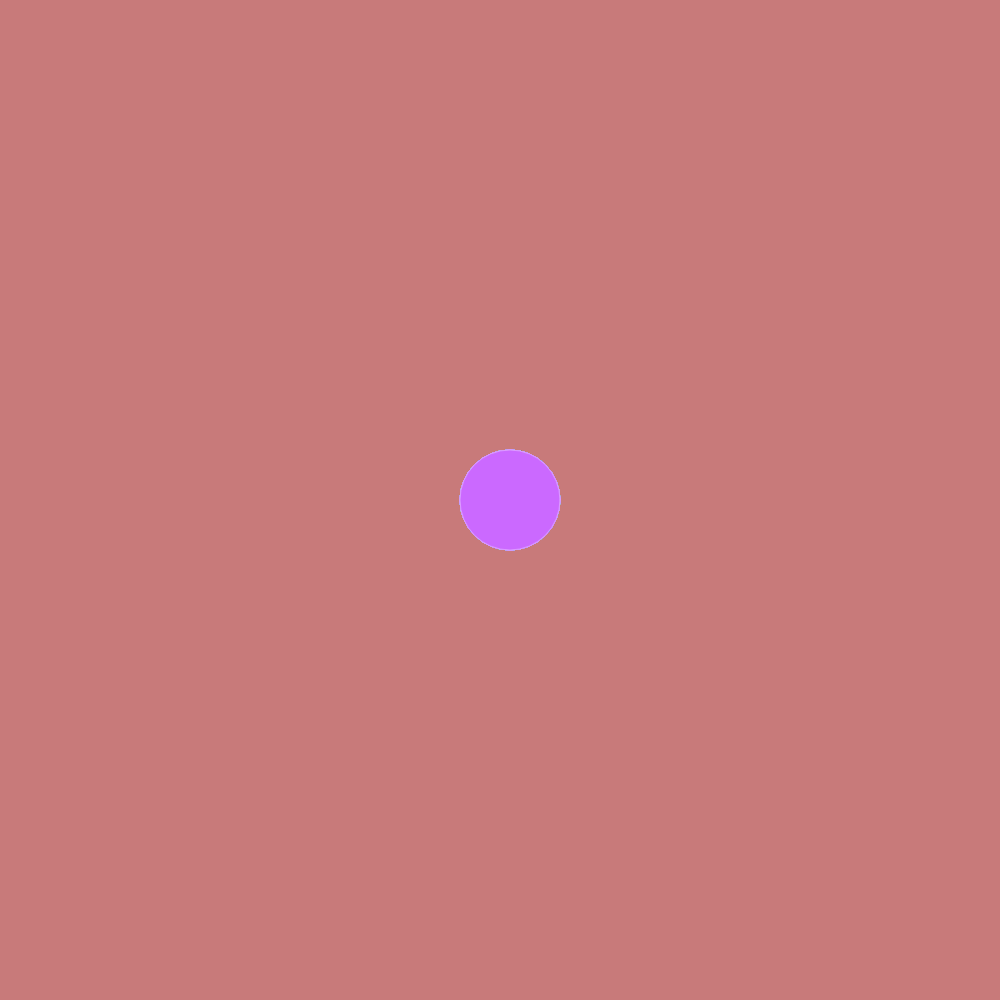
Frame 1 (no input)
Frame 60 (no input): identical to frame 1, image omitted
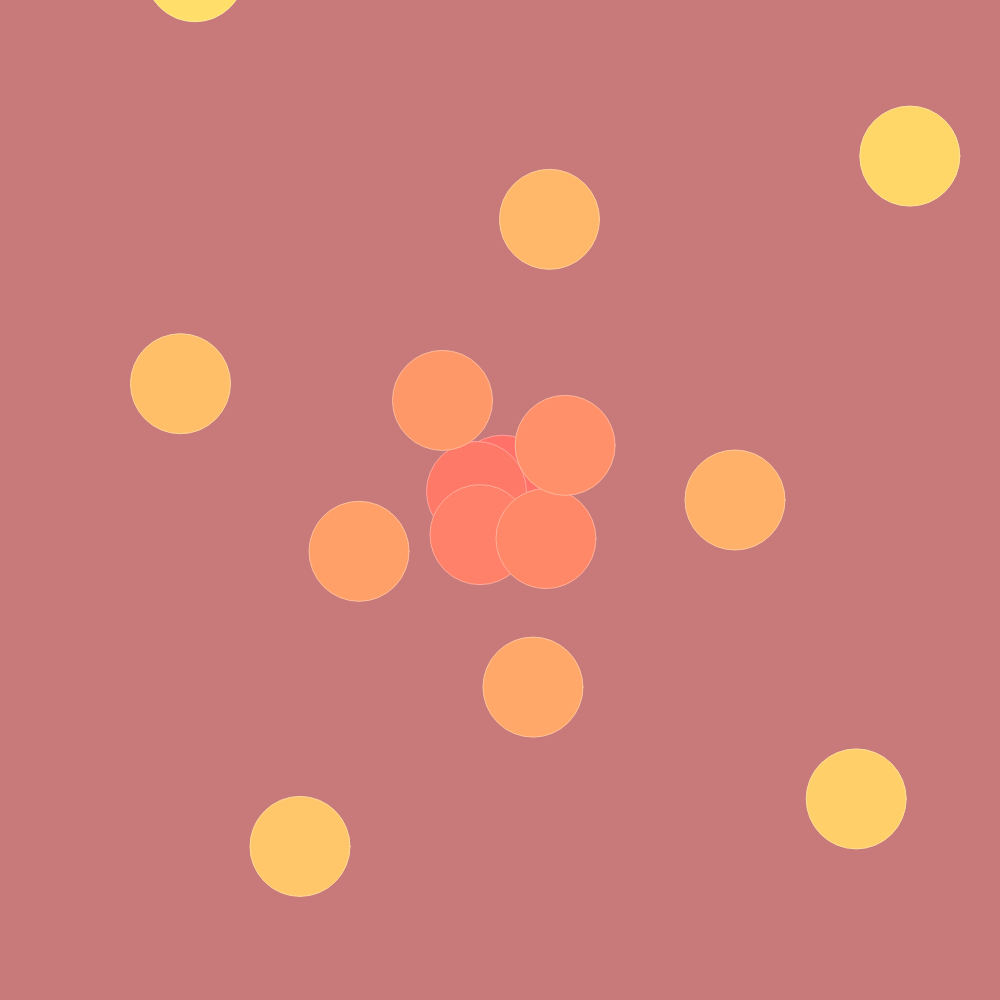
Frame 120 (the mouse pressed at the canvas centre since frame 60)

The p5.js sketch that drew these frames (run headless with seeded random() and noise() and a simulated clock; from frame 60 on, the mouse is pressed at the canvas centre):

// p5.js sketch
// ── sketch.js
var angle=0;
var circleX=0;
var circleY=0;
var length=10;
var circleSize=100;

function setup(){
	createCanvas(1000,1000)
	colorMode(HSB,255)
}

function draw(){
	background(255,100,200);
	var numberOfCircles=90;
	var twoPI= Math.PI * 2;
	length=10;
	for( var index=0;
	index < numberOfCircles;
	index = index+1) 
	
	{length=length+(index*mouseX*0.01);
	
	
	var segAngle=index/numberOfCircles;
	var angle=segAngle*(twoPI*mouseX/2);
	fill(segAngle*200,150,300);
	stroke(segAngle*200,100,350);

	circleX=Math.cos(angle)*length+width/2;
	circleY=Math.sin(angle)*length+height/2;
		
		ellipse(circleX,circleY,circleSize,circleSize);
		
}
}
